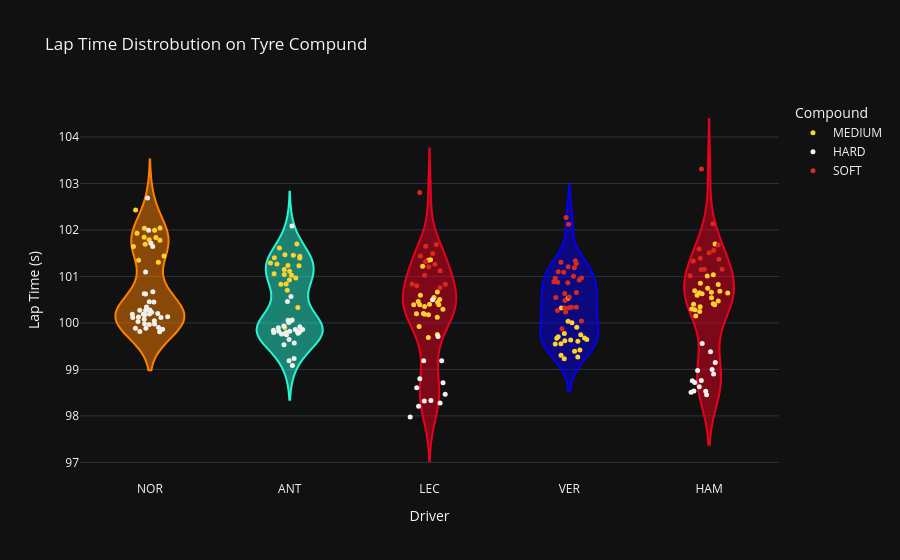

Notebook code for this chart:
### Code cell
dots = px.strip(
    lapsdf,
    x='Driver',
    y='LapTimeSeconds',
    color='Compound',
    stripmode='overlay',
    color_discrete_map=compound_colors,
    template = 'plotly_dark'
)
dots.update_traces(jitter=0.6, marker_size=5)

violin.add_traces(dots.data)
violin.update_layout(boxmode='overlay', legend_title_text='Compound')
violin.show()

### Figure 1 — Plotly figure (JSON) as saved in the notebook; plotly's stock layout.template omitted (floating-point values rounded to 4 significant figures)
{"data": [{"alignmentgroup": "True", "box": {"visible": false}, "hovertemplate": "Driver=%{x}<br>Lap Time (s)=%{y}<extra></extra>", "legendgroup": "NOR", "marker": {"color": "#ff8000"}, "name": "NOR", "offsetgroup": "NOR", "orientation": "v", "points": false, "scalegroup": "True", "showlegend": false, "type": "violin", "x": ["NOR", "NOR", "NOR", "NOR", "NOR", "NOR", "NOR", "NOR", "NOR", "NOR", "NOR", "NOR", "NOR", "NOR", "NOR", "NOR", "NOR", "NOR", "NOR", "NOR", "NOR", "NOR", "NOR", "NOR", "NOR", "NOR", "NOR", "NOR", "NOR", "NOR", "NOR", "NOR", "NOR", "NOR", "NOR", "NOR", "NOR", "NOR", "NOR", "NOR", "NOR", "NOR", "NOR", "NOR", "NOR", "NOR", "NOR", "NOR", "NOR", "NOR"], "x0": " ", "xaxis": "x", "y": [101.7, 101.3, 101.4, 101.8, 102.0, 101.3, 101.6, 101.9, 101.8, 101.8, 101.8, 102.0, 102.0, 102.4, 100.5, 99.9, 100.6, 100.2, 99.81, 100.1, 100.1, 99.98, 100.3, 100.1, 100.3, 100.2, 100.1, 100.0, 100.2, 100.3, 100.2, 99.98, 100.1, 100.0, 100.2, 99.86, 99.96, 100.2, 99.89, 99.81, 99.89, 100.3, 100.6, 102.7, 100.7, 100.5, 101.1, 101.7, 102.0, 101.6], "y0": " ", "yaxis": "y"}, {"alignmentgroup": "True", "box": {"visible": false}, "hovertemplate": "Driver=%{x}<br>Lap Time (s)=%{y}<extra></extra>", "legendgroup": "ANT", "marker": {"color": "#27f4d2"}, "name": "ANT", "offsetgroup": "ANT", "orientation": "v", "points": false, "scalegroup": "True", "showlegend": false, "type": "violin", "x": ["ANT", "ANT", "ANT", "ANT", "ANT", "ANT", "ANT", "ANT", "ANT", "ANT", "ANT", "ANT", "ANT", "ANT", "ANT", "ANT", "ANT", "ANT", "ANT", "ANT", "ANT", "ANT", "ANT", "ANT", "ANT", "ANT", "ANT", "ANT", "ANT", "ANT", "ANT", "ANT", "ANT", "ANT", "ANT", "ANT", "ANT", "ANT", "ANT", "ANT", "ANT", "ANT", "ANT", "ANT", "ANT", "ANT", "ANT", "ANT", "ANT", "ANT", "ANT", "ANT"], "x0": " ", "xaxis": "x", "y": [99.9, 100.7, 100.3, 100.9, 101.1, 101.0, 100.8, 100.8, 101.0, 101.4, 101.2, 101.7, 101.6, 101.5, 101.4, 101.3, 101.3, 101.4, 101.2, 101.0, 101.1, 101.1, 101.5, 99.76, 99.82, 100.0, 99.82, 100.5, 99.86, 99.8, 99.94, 99.86, 100.1, 99.9, 99.92, 99.78, 99.75, 99.84, 99.82, 99.8, 99.8, 99.53, 99.57, 100.1, 100.0, 99.77, 99.19, 99.64, 102.1, 99.23, 99.09, 100.6], "y0": " ", "yaxis": "y"}, {"alignmentgroup": "True", "box": {"visible": false}, "hovertemplate": "Driver=%{x}<br>Lap Time (s)=%{y}<extra></extra>", "legendgroup": "LEC", "marker": {"color": "#e80020"}, "name": "LEC", "offsetgroup": "LEC", "orientation": "v", "points": false, "scalegroup": "True", "showlegend": false, "type": "violin", "x": ["LEC", "LEC", "LEC", "LEC", "LEC", "LEC", "LEC", "LEC", "LEC", "LEC", "LEC", "LEC", "LEC", "LEC", "LEC", "LEC", "LEC", "LEC", "LEC", "LEC", "LEC", "LEC", "LEC", "LEC", "LEC", "LEC", "LEC", "LEC", "LEC", "LEC", "LEC", "LEC", "LEC", "LEC", "LEC", "LEC", "LEC", "LEC", "LEC", "LEC", "LEC", "LEC", "LEC", "LEC", "LEC", "LEC", "LEC", "LEC", "LEC", "LEC"], "x0": " ", "xaxis": "x", "y": [102.8, 100.8, 100.8, 100.8, 100.8, 101.5, 101.2, 101.1, 101.0, 101.3, 101.3, 101.4, 101.6, 101.7, 100.4, 99.75, 99.69, 100.2, 100.2, 99.92, 100.2, 100.2, 101.4, 101.3, 100.4, 100.4, 100.6, 100.1, 100.4, 101.2, 100.5, 100.4, 100.4, 100.5, 100.3, 100.5, 100.7, 98.33, 97.98, 98.21, 98.28, 98.6, 99.71, 100.5, 99.19, 98.8, 98.71, 98.46, 99.19, 98.32], "y0": " ", "yaxis": "y"}, {"alignmentgroup": "True", "box": {"visible": false}, "hovertemplate": "Driver=%{x}<br>Lap Time (s)=%{y}<extra></extra>", "legendgroup": "VER", "marker": {"color": "#0600ef"}, "name": "VER", "offsetgroup": "VER", "orientation": "v", "points": false, "scalegroup": "True", "showlegend": false, "type": "violin", "x": ["VER", "VER", "VER", "VER", "VER", "VER", "VER", "VER", "VER", "VER", "VER", "VER", "VER", "VER", "VER", "VER", "VER", "VER", "VER", "VER", "VER", "VER", "VER", "VER", "VER", "VER", "VER", "VER", "VER", "VER", "VER", "VER", "VER", "VER", "VER", "VER", "VER", "VER", "VER", "VER", "VER", "VER", "VER", "VER", "VER", "VER", "VER", "VER", "VER", "VER"], "x0": " ", "xaxis": "x", "y": [102.3, 100.6, 100.6, 101.0, 100.9, 100.9, 101.0, 101.2, 101.1, 101.3, 101.2, 102.1, 100.0, 100.3, 100.2, 99.87, 100.3, 100.7, 100.3, 100.3, 100.5, 100.3, 100.5, 100.9, 101.0, 101.1, 101.3, 100.9, 101.3, 99.31, 99.91, 99.39, 99.42, 99.55, 99.27, 99.62, 99.65, 99.67, 99.77, 99.67, 99.74, 100.0, 100.5, 99.7, 99.63, 100.3, 99.55, 99.23, 99.6, 100.0], "y0": " ", "yaxis": "y"}, {"alignmentgroup": "True", "box": {"visible": false}, "hovertemplate": "Driver=%{x}<br>Lap Time (s)=%{y}<extra></extra>", "legendgroup": "HAM", "marker": {"color": "#e80020"}, "name": "HAM", "offsetgroup": "HAM", "orientation": "v", "points": false, "scalegroup": "True", "showlegend": false, "type": "violin", "x": ["HAM", "HAM", "HAM", "HAM", "HAM", "HAM", "HAM", "HAM", "HAM", "HAM", "HAM", "HAM", "HAM", "HAM", "HAM", "HAM", "HAM", "HAM", "HAM", "HAM", "HAM", "HAM", "HAM", "HAM", "HAM", "HAM", "HAM", "HAM", "HAM", "HAM", "HAM", "HAM", "HAM", "HAM", "HAM", "HAM", "HAM", "HAM", "HAM", "HAM", "HAM", "HAM", "HAM", "HAM", "HAM", "HAM", "HAM", "HAM", "HAM", "HAM"], "x0": " ", "xaxis": "x", "y": [103.3, 101.0, 101.2, 101.1, 101.2, 101.4, 101.3, 101.6, 101.5, 101.6, 101.4, 101.7, 102.1, 101.0, 100.6, 100.3, 100.2, 100.5, 100.3, 100.8, 100.3, 100.4, 100.6, 100.6, 100.7, 100.7, 100.7, 100.4, 100.9, 100.6, 100.7, 100.4, 100.1, 100.5, 101.0, 101.7, 99.0, 99.56, 98.51, 99.38, 98.98, 98.9, 98.76, 98.72, 98.46, 98.76, 99.15, 98.63, 98.53, 98.53], "y0": " ", "yaxis": "y"}, {"alignmentgroup": "True", "boxpoints": "all", "fillcolor": "rgba(255,255,255,0)", "hoveron": "points", "hovertemplate": "Compound=MEDIUM<br>Driver=%{x}<br>LapTimeSeconds=%{y}<extra></extra>", "jitter": 0.6, "legendgroup": "MEDIUM", "line": {"color": "rgba(255,255,255,0)"}, "marker": {"color": "#ffd12e", "size": 5}, "name": "MEDIUM", "offsetgroup": "MEDIUM", "orientation": "v", "pointpos": 0, "showlegend": true, "type": "box", "x": ["NOR", "NOR", "NOR", "NOR", "NOR", "NOR", "NOR", "NOR", "NOR", "NOR", "NOR", "NOR", "NOR", "NOR", "ANT", "ANT", "ANT", "ANT", "ANT", "ANT", "ANT", "ANT", "ANT", "ANT", "ANT", "ANT", "ANT", "ANT", "ANT", "ANT", "ANT", "ANT", "ANT", "ANT", "ANT", "ANT", "ANT", "LEC", "LEC", "LEC", "LEC", "LEC", "LEC", "LEC", "LEC", "LEC", "LEC", "LEC", "LEC", "LEC", "LEC", "LEC", "LEC", "LEC", "LEC", "LEC", "LEC", "LEC", "LEC", "LEC", "VER", "VER", "VER", "VER", "VER", "VER", "VER", "VER", "VER", "VER", "VER", "VER", "VER", "VER", "VER", "VER", "VER", "VER", "VER", "VER", "VER", "HAM", "HAM", "HAM", "HAM", "HAM", "HAM", "HAM", "HAM", "HAM", "HAM", "HAM", "HAM", "HAM", "HAM", "HAM", "HAM", "HAM", "HAM", "HAM", "HAM", "HAM", "HAM", "HAM"], "x0": " ", "xaxis": "x", "y": [101.7, 101.3, 101.4, 101.8, 102.0, 101.3, 101.6, 101.9, 101.8, 101.8, 101.8, 102.0, 102.0, 102.4, 99.9, 100.7, 100.3, 100.9, 101.1, 101.0, 100.8, 100.8, 101.0, 101.4, 101.2, 101.7, 101.6, 101.5, 101.4, 101.3, 101.3, 101.4, 101.2, 101.0, 101.1, 101.1, 101.5, 100.4, 99.75, 99.69, 100.2, 100.2, 99.92, 100.2, 100.2, 101.4, 101.3, 100.4, 100.4, 100.6, 100.1, 100.4, 101.2, 100.5, 100.4, 100.4, 100.5, 100.3, 100.5, 100.7, 99.31, 99.91, 99.39, 99.42, 99.55, 99.27, 99.62, 99.65, 99.67, 99.77, 99.67, 99.74, 100.0, 100.5, 99.7, 99.63, 100.3, 99.55, 99.23, 99.6, 100.0, 101.0, 100.6, 100.3, 100.2, 100.5, 100.3, 100.8, 100.3, 100.4, 100.6, 100.6, 100.7, 100.7, 100.7, 100.4, 100.9, 100.6, 100.7, 100.4, 100.1, 100.5, 101.0, 101.7], "y0": " ", "yaxis": "y"}, {"alignmentgroup": "True", "boxpoints": "all", "fillcolor": "rgba(255,255,255,0)", "hoveron": "points", "hovertemplate": "Compound=HARD<br>Driver=%{x}<br>LapTimeSeconds=%{y}<extra></extra>", "jitter": 0.6, "legendgroup": "HARD", "line": {"color": "rgba(255,255,255,0)"}, "marker": {"color": "#f0f0ec", "size": 5}, "name": "HARD", "offsetgroup": "HARD", "orientation": "v", "pointpos": 0, "showlegend": true, "type": "box", "x": ["NOR", "NOR", "NOR", "NOR", "NOR", "NOR", "NOR", "NOR", "NOR", "NOR", "NOR", "NOR", "NOR", "NOR", "NOR", "NOR", "NOR", "NOR", "NOR", "NOR", "NOR", "NOR", "NOR", "NOR", "NOR", "NOR", "NOR", "NOR", "NOR", "NOR", "NOR", "NOR", "NOR", "NOR", "NOR", "NOR", "ANT", "ANT", "ANT", "ANT", "ANT", "ANT", "ANT", "ANT", "ANT", "ANT", "ANT", "ANT", "ANT", "ANT", "ANT", "ANT", "ANT", "ANT", "ANT", "ANT", "ANT", "ANT", "ANT", "ANT", "ANT", "ANT", "ANT", "ANT", "ANT", "LEC", "LEC", "LEC", "LEC", "LEC", "LEC", "LEC", "LEC", "LEC", "LEC", "LEC", "LEC", "LEC", "HAM", "HAM", "HAM", "HAM", "HAM", "HAM", "HAM", "HAM", "HAM", "HAM", "HAM", "HAM", "HAM", "HAM"], "x0": " ", "xaxis": "x", "y": [100.5, 99.9, 100.6, 100.2, 99.81, 100.1, 100.1, 99.98, 100.3, 100.1, 100.3, 100.2, 100.1, 100.0, 100.2, 100.3, 100.2, 99.98, 100.1, 100.0, 100.2, 99.86, 99.96, 100.2, 99.89, 99.81, 99.89, 100.3, 100.6, 102.7, 100.7, 100.5, 101.1, 101.7, 102.0, 101.6, 99.76, 99.82, 100.0, 99.82, 100.5, 99.86, 99.8, 99.94, 99.86, 100.1, 99.9, 99.92, 99.78, 99.75, 99.84, 99.82, 99.8, 99.8, 99.53, 99.57, 100.1, 100.0, 99.77, 99.19, 99.64, 102.1, 99.23, 99.09, 100.6, 98.33, 97.98, 98.21, 98.28, 98.6, 99.71, 100.5, 99.19, 98.8, 98.71, 98.46, 99.19, 98.32, 99.0, 99.56, 98.51, 99.38, 98.98, 98.9, 98.76, 98.72, 98.46, 98.76, 99.15, 98.63, 98.53, 98.53], "y0": " ", "yaxis": "y"}, {"alignmentgroup": "True", "boxpoints": "all", "fillcolor": "rgba(255,255,255,0)", "hoveron": "points", "hovertemplate": "Compound=SOFT<br>Driver=%{x}<br>LapTimeSeconds=%{y}<extra></extra>", "jitter": 0.6, "legendgroup": "SOFT", "line": {"color": "rgba(255,255,255,0)"}, "marker": {"color": "#da291c", "size": 5}, "name": "SOFT", "offsetgroup": "SOFT", "orientation": "v", "pointpos": 0, "showlegend": true, "type": "box", "x": ["LEC", "LEC", "LEC", "LEC", "LEC", "LEC", "LEC", "LEC", "LEC", "LEC", "LEC", "LEC", "LEC", "LEC", "VER", "VER", "VER", "VER", "VER", "VER", "VER", "VER", "VER", "VER", "VER", "VER", "VER", "VER", "VER", "VER", "VER", "VER", "VER", "VER", "VER", "VER", "VER", "VER", "VER", "VER", "VER", "VER", "VER", "HAM", "HAM", "HAM", "HAM", "HAM", "HAM", "HAM", "HAM", "HAM", "HAM", "HAM", "HAM", "HAM"], "x0": " ", "xaxis": "x", "y": [102.8, 100.8, 100.8, 100.8, 100.8, 101.5, 101.2, 101.1, 101.0, 101.3, 101.3, 101.4, 101.6, 101.7, 102.3, 100.6, 100.6, 101.0, 100.9, 100.9, 101.0, 101.2, 101.1, 101.3, 101.2, 102.1, 100.0, 100.3, 100.2, 99.87, 100.3, 100.7, 100.3, 100.3, 100.5, 100.3, 100.5, 100.9, 101.0, 101.1, 101.3, 100.9, 101.3, 103.3, 101.0, 101.2, 101.1, 101.2, 101.4, 101.3, 101.6, 101.5, 101.6, 101.4, 101.7, 102.1], "y0": " ", "yaxis": "y"}], "layout": {"boxmode": "overlay", "legend": {"title": {"text": "Compound"}, "tracegroupgap": 0}, "title": {"text": "Lap Time Distrobution on Tyre Compund"}, "violinmode": "overlay", "xaxis": {"anchor": "y", "categoryarray": ["NOR", "ANT", "LEC", "VER", "HAM"], "categoryorder": "array", "domain": [0, 1], "title": {"text": "Driver"}}, "yaxis": {"anchor": "x", "domain": [0, 1], "title": {"text": "Lap Time (s)"}}}}
